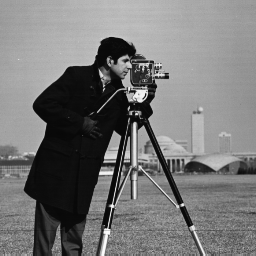
#> input picture img/cameraman.tif, 256 x 256 px
$ python test2.py
#> lines starting #> are read from the running program, lines starting #| are printed output that depends on the picture
import cv2


img = cv2.imread("../../img/cameraman.tif", cv2.IMREAD_GRAYSCALE)
#> img is the input picture: shape (256, 256); min 7, max 253, mean 118.7

gauimg = cv2.GaussianBlur(img, (0, 0), cv2.BORDER_DEFAULT)
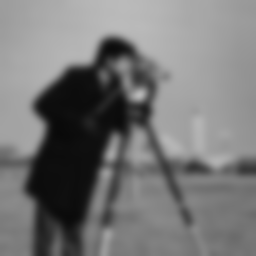
#> gauimg: shape (256, 256); min 9, max 187, mean 118.7


cv2.imshow("adfasdf", img-gauimg)
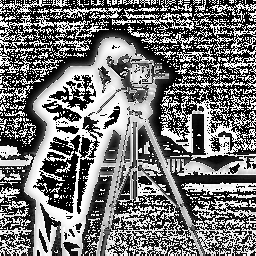
#> window 'adfasdf': shape (256, 256); min 0, max 255, mean 117.1
cv2.waitKey(0)

cv2.destroyAllWindows()

$ run again, with img/bone-with-black-spot.jpg saved as img/cameraman.tif
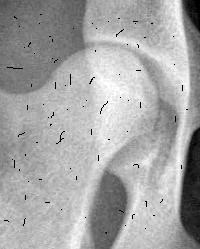
#> input picture img/bone-with-black-spot.jpg, 200 x 249 px
#> img is the input picture: shape (249, 200); min 0, max 255, mean 165.7
#> `gauimg = cv2.GaussianBlur(img, (0, 0), cv2.BORDER_DEFAULT)`:
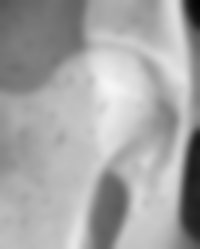
#> gauimg: shape (249, 200); min 4, max 246, mean 165.7
#> `cv2.imshow("adfasdf", img-gauimg)`:
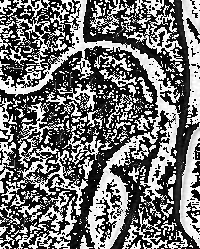
#> window 'adfasdf': shape (249, 200); min 0, max 255, mean 114.2
